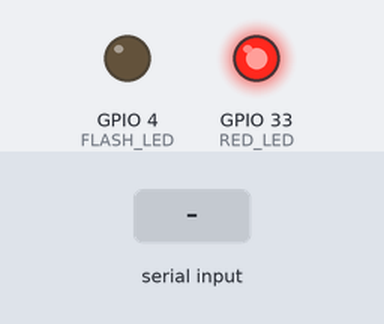
Recording of a sketch running on a simulated ESP32. On the bench: output pins drawn as LEDs (lit = HIGH). Inputs (shaded band) come from the test bench. WiFi joins after 1.5 s; servers stay silent unless stated; the camera gives no picture; web services answer with replies made up by the test bench; what the sketch prints to the serial monitor is not drawn.

Above: at 4.0 s.
4.1 s: "S90\n" received over Serial
At 4.31 s:
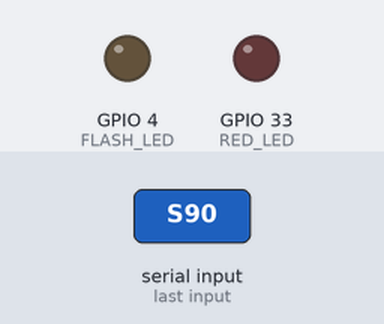
5.9 s: "F90\n" received over Serial
At 7.1 s:
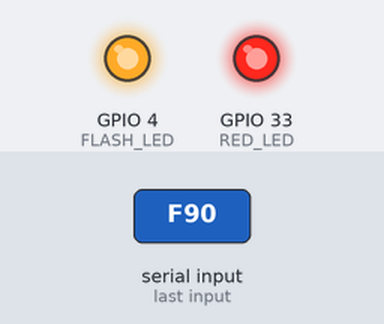
7.4 s: "S,45\n" received over Serial
At 7.62 s:
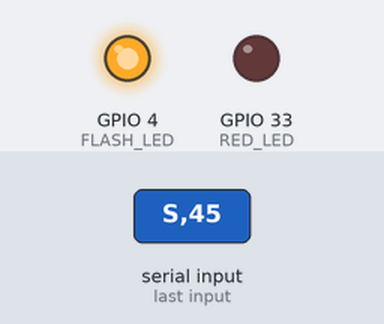
Timing chart, 0 to 10.4 s (numbered marks = the images above; inputs shaded):
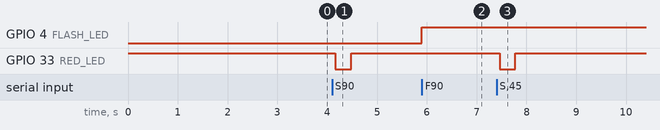

The sketch:

PA_CAM.ino
```cpp
// ======================================================
// ESP32-CAM TELEGRAM REALTIME FAST VERSION
// FLASH DIMATIKAN
// REALTIME: Hapus delay blocking
// ======================================================

#include <WiFi.h>
#include <WiFiClientSecure.h>
#include "esp_camera.h"
#include "soc/soc.h"
#include "soc/rtc_cntl_reg.h"

// ======================================================
// WIFI
// ======================================================
const char* ssid     = "Guik guik piyaw piyaw";
const char* password = "12345678";

// ======================================================
// TELEGRAM
// ======================================================
String BOT_TOKEN = "8724613363:AAFafZ2MfEeztAUb0_9ZyDiTfPP6UgYqd9U";
String CHAT_ID   = "1353775639";
long lastUpdateId = 0;
unsigned long lastTelegramPoll = 0;
const unsigned long TELEGRAM_INTERVAL = 1500;
// ======================================================
// AI THINKER ESP32-CAM PIN
// ======================================================
#define PWDN_GPIO_NUM     32
#define RESET_GPIO_NUM    -1
#define XCLK_GPIO_NUM      0
#define SIOD_GPIO_NUM     26
#define SIOC_GPIO_NUM     27

#define Y9_GPIO_NUM       35
#define Y8_GPIO_NUM       34
#define Y7_GPIO_NUM       39
#define Y6_GPIO_NUM       36
#define Y5_GPIO_NUM       21
#define Y4_GPIO_NUM       19
#define Y3_GPIO_NUM       18
#define Y2_GPIO_NUM        5

#define VSYNC_GPIO_NUM    25
#define HREF_GPIO_NUM     23
#define PCLK_GPIO_NUM     22

#define RED_LED           33
#define FLASH_LED          4

WiFiClientSecure client;

// ======================================================
// WIFI CONNECT
// ======================================================
void connectWiFi() {

  WiFi.mode(WIFI_STA);
  WiFi.begin(ssid, password);

  Serial.print("Menghubungkan WiFi");

  int retry = 0;

  while (WiFi.status() != WL_CONNECTED) {

    delay(300);
    Serial.print(".");

    retry++;

    if (retry >= 30) {

      Serial.println("\nReconnect WiFi...");

      WiFi.disconnect();
      delay(500);

      WiFi.begin(ssid, password);

      retry = 0;
    }
  }

  Serial.println();
  Serial.println("WiFi Connected!");
  Serial.print("IP: ");
  Serial.println(WiFi.localIP());
}

// ======================================================
// CAMERA INIT
// ======================================================
bool initCamera() {

  camera_config_t config;

  config.ledc_channel = LEDC_CHANNEL_0;
  config.ledc_timer   = LEDC_TIMER_0;

  config.pin_d0 = Y2_GPIO_NUM;
  config.pin_d1 = Y3_GPIO_NUM;
  config.pin_d2 = Y4_GPIO_NUM;
  config.pin_d3 = Y5_GPIO_NUM;
  config.pin_d4 = Y6_GPIO_NUM;
  config.pin_d5 = Y7_GPIO_NUM;
  config.pin_d6 = Y8_GPIO_NUM;
  config.pin_d7 = Y9_GPIO_NUM;

  config.pin_xclk = XCLK_GPIO_NUM;

  config.pin_pclk  = PCLK_GPIO_NUM;
  config.pin_vsync = VSYNC_GPIO_NUM;
  config.pin_href  = HREF_GPIO_NUM;

  config.pin_sscb_sda = SIOD_GPIO_NUM;
  config.pin_sscb_scl = SIOC_GPIO_NUM;

  config.pin_pwdn  = PWDN_GPIO_NUM;
  config.pin_reset = RESET_GPIO_NUM;

  config.xclk_freq_hz = 20000000;
  config.pixel_format = PIXFORMAT_JPEG;

  // ======================================================
  // FAST REALTIME SETTINGS
  // ======================================================
  config.frame_size   = FRAMESIZE_QVGA;
  config.jpeg_quality = 18;
  config.fb_count     = 2;
  config.grab_mode    = CAMERA_GRAB_LATEST;

  esp_err_t err = esp_camera_init(&config);

  if (err != ESP_OK) {

    Serial.print("Camera Init Failed: ");
    Serial.println(err);

    return false;
  }

  sensor_t * s = esp_camera_sensor_get();

  s->set_framesize(s, FRAMESIZE_QVGA);

  s->set_vflip(s, 0);
  s->set_hmirror(s, 0);

  s->set_brightness(s, 0);
  s->set_contrast(s, 0);
  s->set_saturation(s, 0);

  Serial.println("Camera Ready!");

  return true;
}

// ======================================================
// SEND PHOTO TELEGRAM
// ======================================================
void sendPhotoTelegram() {

  if (WiFi.status() != WL_CONNECTED) {

    Serial.println("WiFi Disconnect!");
    connectWiFi();
  }

  // ======================================================
  // AMBIL FOTO LANGSUNG TANPA FLASH
  // ======================================================
  camera_fb_t * fb = esp_camera_fb_get();

  if (!fb) {

    Serial.println("Gagal mengambil foto!");
    return;
  }

  Serial.println("Foto berhasil diambil");

  digitalWrite(RED_LED, LOW);

  client.stop();
  client.setInsecure();

  Serial.println("Connect Telegram...");

  if (!client.connect("api.telegram.org", 443)) {

    Serial.println("Gagal connect Telegram!");

    esp_camera_fb_return(fb);

    digitalWrite(RED_LED, HIGH);
    digitalWrite(FLASH_LED, LOW);
    return;
  }

  Serial.println("Telegram Connected!");

  // ======================================================
  // FORM DATA
  // ======================================================
  String head = "--Boundary\r\n";

  head += "Content-Disposition: form-data; name=\"chat_id\"\r\n\r\n";
  head += CHAT_ID + "\r\n";

  head += "--Boundary\r\n";
  head += "Content-Disposition: form-data; name=\"caption\"\r\n\r\n";
  head += "GERAKAN TERDETEKSI!\r\n";

  head += "--Boundary\r\n";
  head += "Content-Disposition: form-data; name=\"photo\"; filename=\"esp32cam.jpg\"\r\n";
  head += "Content-Type: image/jpeg\r\n\r\n";

  String tail = "\r\n--Boundary--\r\n";

  uint32_t totalLen = head.length() + fb->len + tail.length();

  // ======================================================
  // HTTP REQUEST
  // ======================================================
  client.println("POST /bot" + BOT_TOKEN + "/sendPhoto HTTP/1.1");
  client.println("Host: api.telegram.org");
  client.println("Content-Length: " + String(totalLen));
  client.println("Content-Type: multipart/form-data; boundary=Boundary");
  client.println("Connection: close");
  client.println();

  // HEAD
  client.print(head);

  // ======================================================
  // SEND IMAGE FAST
  // ======================================================
  uint8_t *fbBuf = fb->buf;
  size_t fbLen = fb->len;

  Serial.println("Mengirim foto...");

  for (size_t n = 0; n < fbLen; n += 2048) {

    size_t chunkSize;

    if ((n + 2048) < fbLen) {
      chunkSize = 2048;
    } else {
      chunkSize = fbLen - n;
    }

    client.write(fbBuf + n, chunkSize);
  }

  // TAIL
  client.print(tail);

  // ======================================================
  // RESPONSE
  // ======================================================
  String response = "";

  long timeout = millis();

  while ((millis() - timeout) < 8000) {

    while (client.available()) {

      char c = client.read();

      response += c;
    }

    if (!client.connected()) {
      break;
    }

    delay(1);
  }

  Serial.println("================ RESPONSE ================");
  Serial.println(response);
  Serial.println("==========================================");

  if (response.indexOf("\"ok\":true") >= 0) {

    Serial.println("FOTO BERHASIL DIKIRIM!");

  } else {

    Serial.println("FOTO GAGAL DIKIRIM!");
  }

  // ======================================================
  // RELEASE BUFFER
  // ======================================================
  esp_camera_fb_return(fb);

  client.stop();

  digitalWrite(RED_LED, HIGH);

  Serial.println("Selesai.");
}

void checkTelegramCommand() {

  client.stop();
  client.setInsecure();

  if (!client.connect("api.telegram.org", 443)) return;

  String url = "/bot" + BOT_TOKEN +
               "/getUpdates?offset=" +
               String(lastUpdateId + 1) +
               "&limit=1";

  client.println("GET " + url + " HTTP/1.1");
  client.println("Host: api.telegram.org");
  client.println("Connection: close");
  client.println();

  String response = "";

  unsigned long timeout = millis();

  while (millis() - timeout < 1500) {

    while (client.available()) {
      response += (char)client.read();
    }

    if (!client.connected()) break;

    yield();
  }

  client.stop();

  if (response.indexOf("\"result\":[]") != -1 ||
      response.length() == 0) return;

  int idx = response.indexOf("\"update_id\":");

  if (idx != -1) {
    int start = idx + 12;
    int end = response.indexOf(",", start);

    if (end != -1)
      lastUpdateId = response.substring(start, end).toInt();
  }

  if (response.indexOf("/buzzer_on") != -1) Serial.println("/buzzer_on");
  else if (response.indexOf("/buzzer_off") != -1) Serial.println("/buzzer_off");

  else if (response.indexOf("/led_on") != -1) Serial.println("/led_on");
  else if (response.indexOf("/led_off") != -1) Serial.println("/led_off");

  else if (response.indexOf("/lcd_on") != -1) Serial.println("/lcd_on");
  else if (response.indexOf("/lcd_off") != -1) Serial.println("/lcd_off");

  else if (response.indexOf("/cam_on") != -1) Serial.println("/cam_on");
  else if (response.indexOf("/cam_off") != -1) Serial.println("/cam_off");

  else if (response.indexOf("/flash_on") != -1) Serial.println("F");
  else if (response.indexOf("/flash_off") != -1) Serial.println("f");

  else if (response.indexOf("/pir_on") != -1) Serial.println("/pir_on");
  else if (response.indexOf("/pir_off") != -1) Serial.println("/pir_off");

  else if (response.indexOf("/hcsr_on") != -1) Serial.println("/hcsr_on");
  else if (response.indexOf("/hcsr_off") != -1) Serial.println("/hcsr_off");
}
// ======================================================
// SETUP
// ======================================================
void setup() {

  // MATIKAN BROWNOUT
  WRITE_PERI_REG(RTC_CNTL_BROWN_OUT_REG, 0);

  Serial.begin(115200);

  pinMode(RED_LED, OUTPUT);
  pinMode(FLASH_LED, OUTPUT);

  // ACTIVE LOW
  digitalWrite(RED_LED, HIGH);

  delay(1000);

  Serial.println();
  Serial.println("BOOTING ESP32-CAM");

  // ======================================================
  // CAMERA
  // ======================================================
  if (!initCamera()) {

    Serial.println("Camera Error!");
    ESP.restart();
  }

  // ======================================================
  // WIFI
  // ======================================================
  connectWiFi();

  Serial.println("SYSTEM READY!");
}
// ======================================================
// LOOP — REALTIME + TELEGRAM COMMAND
// ======================================================
void loop() {

  // ===============================
  // CEK COMMAND TELEGRAM
  // ===============================
  static unsigned long lastTelegramPoll = 0;

  if (millis() - lastTelegramPoll >= 1500) {
    lastTelegramPoll = millis();
    checkTelegramCommand();
  }

  // ===============================
  // TERIMA DATA DARI ESP32 DEVKIT
  // ===============================
  if (Serial.available()) {

    char data = Serial.read();

    if (data == 'S') {

      Serial.println();
      Serial.println("=== DETEKSI GERAKAN ===");

      sendPhotoTelegram();
    }

    else if (data == 'F') {

      digitalWrite(FLASH_LED, HIGH);
      Serial.println("FLASH ON");
    }

    else if (data == 'f') {

      digitalWrite(FLASH_LED, LOW);
      Serial.println("FLASH OFF");
    }
  }

  yield();
}
```

Measured:
- after the input at 4.1 s, GPIO 33 (RED_LED): HIGH → LOW after 0.06 s, → HIGH 0.32 s later
- after the input at 5.9 s, GPIO 4 (FLASH_LED): LOW → HIGH at once
- after the input at 7.4 s, GPIO 33 (RED_LED): HIGH → LOW after 0.06 s, → HIGH 0.32 s later
